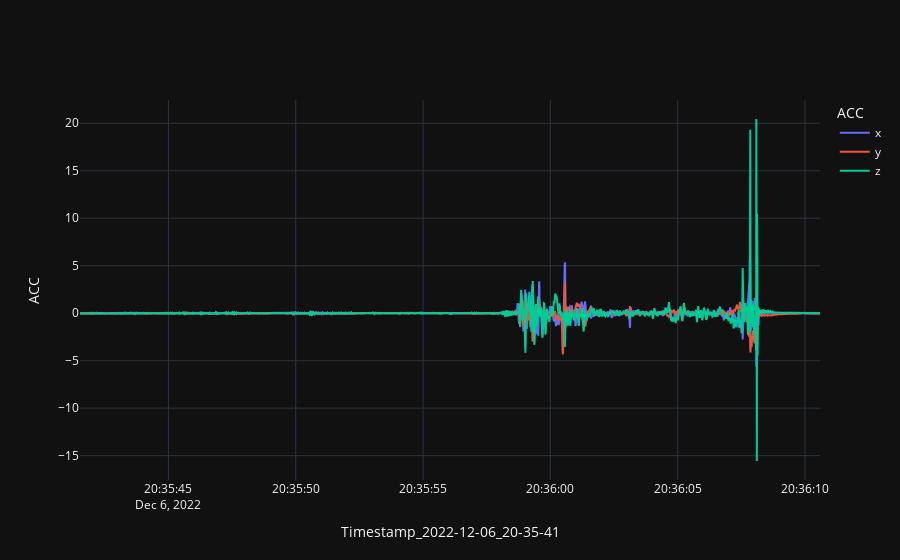

Notebook source saved alongside this figure:
### Code cell
# path_E4 = "./data/output/"

for participant_filepath in glob.glob(filepath_sensors + '*/', recursive=True):
    accelerometer = pd.read_csv('{}Accelerometer.csv'.format(participant_filepath))
    # extract participants id
    components = os.path.dirname(participant_filepath)
    components = components.split(os.path.sep)
    participant = components[-1]
    display(participant)
    # df = pd.read_csv('./Data/2022-12-06_17-32-02/Accelerometer.csv')
    accelerometer.index = pd.to_datetime(accelerometer['time'], unit = 'ns')

    fig = go.Figure()

    for axis in ['x', 'y', 'z']:
        fig.add_trace(go.Scatter(x = accelerometer.index, y = accelerometer[axis], name = axis))
    fig.update_layout(legend_title_text = "ACC")
    fig.update_xaxes(title_text="Timestamp_" + participant)
    fig.update_yaxes(title_text="ACC")
    fig.show()

### Figure 1 — Plotly figure (JSON) as saved in the notebook; plotly's stock layout.template omitted (floating-point values rounded to 4 significant figures; data arrays with more than 128 entries replaced by an {"elided": "..."} marker saying what was removed)
{"data": [{"name": "x", "x": {"elided": "2930 str values"}, "y": {"elided": "2930 float values"}, "type": "scatter"}, {"name": "y", "x": {"elided": "2930 str values"}, "y": {"elided": "2930 float values"}, "type": "scatter"}, {"name": "z", "x": {"elided": "2930 str values"}, "y": {"elided": "2930 float values"}, "type": "scatter"}], "layout": {"legend": {"title": {"text": "ACC"}}, "xaxis": {"title": {"text": "Timestamp_2022-12-06_20-35-41"}}, "yaxis": {"title": {"text": "ACC"}}}}
